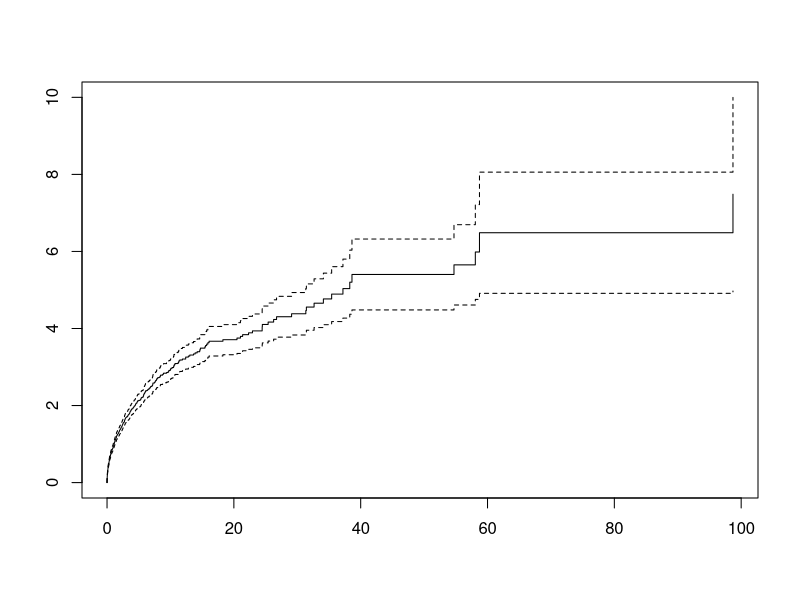
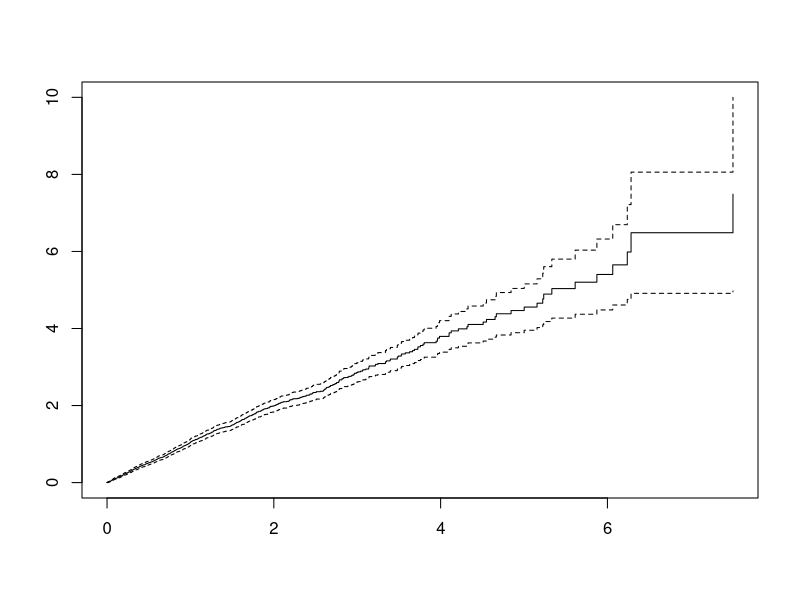
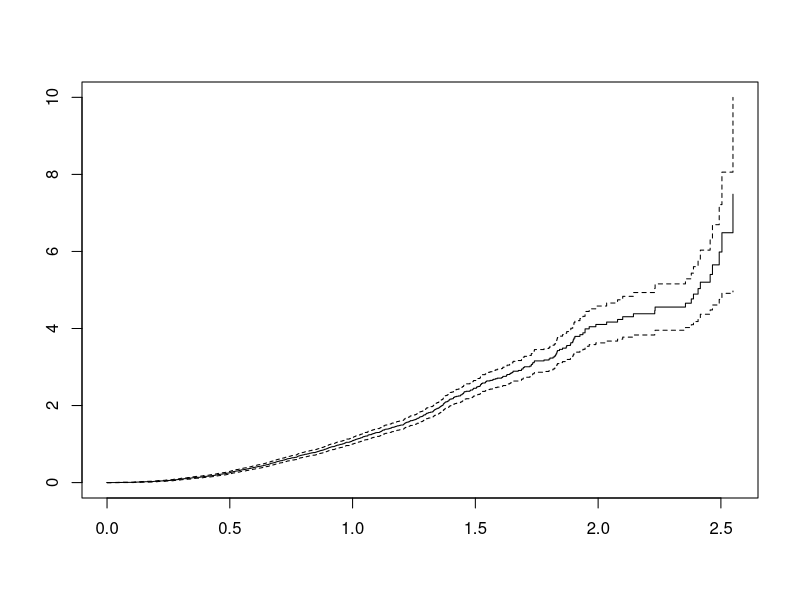

R code for these plots, in order:
library(survival)
library(dplyr)


size = 1000

dec.fail <- rweibull(size, shape = .5) %>% #Shape less then 1 means decreasing failure rate
  sort()

cons.fail <- rweibull(size, shape = 1) %>% #Constant Failure rate
  sort()

inc.fail <- rweibull(size,shape = 2) %>%  #Shape greater then 1 means increasing failure rate
  sort()


survfit(Surv(dec.fail)~1) %>% 
  plot(cumhaz = TRUE)

survfit(Surv(cons.fail)~1) %>% 
  plot(cumhaz = TRUE)

survfit(Surv(inc.fail)~1) %>% 
  plot(cumhaz = TRUE)

#Yep it works